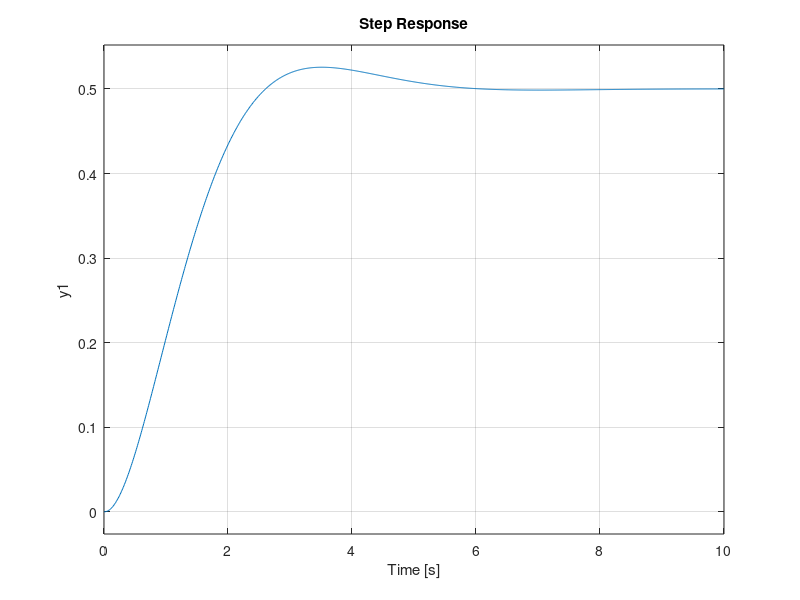

The MATLAB script that drew this image: (Note: this script raises an error after producing the figure.)
clc
clear

Kpot=0.318;
K=22.985;
%changing the values of K to get desired output
%tuning
K1=100;
a=100;
Km=2.083;
am=1.71;
Kg=0.1;

num=K*K1*Kg*Km*Kpot;
den=[1 (am+a) (a*am) K*K1*Kg*Km*Kpot];

sys=tf(num,den);
%orstepinfo(sys)
step(0.5*sys,[1:0.01:10])
[y,t]=step(0.5*sys);% the number of radians we want the antenna to move
%the plant in the system has a integral term so the steady state value=
%desired value
spec=stepinfo(y,t,0.5);
sett_time=spec.SettlingTime
overshoot=spec.Overshoot